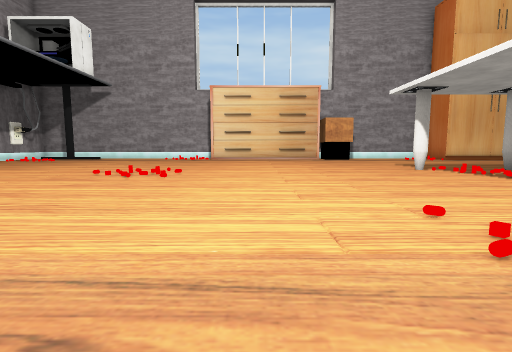
view 1 (above)

19 first-person views from a walk through a 3-D level made in the Unity game engine. The camera is 0.72 m above the floor, tilts 6° down and sees 85° across. The floor is counted in squares, 1 m on a side. Each view is taken from the middle of a square. On the plan, view 1 faces up. The plan holds only what a view shows up to about 10 squares ahead; the rest is blank. The place goes on beyond the plan. The player character is not drawn. Some surface patterns are stand-ins.

view 2
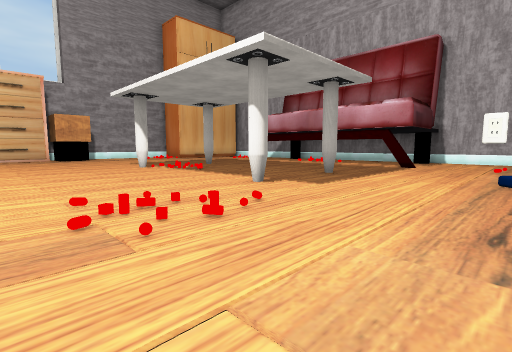

view 3
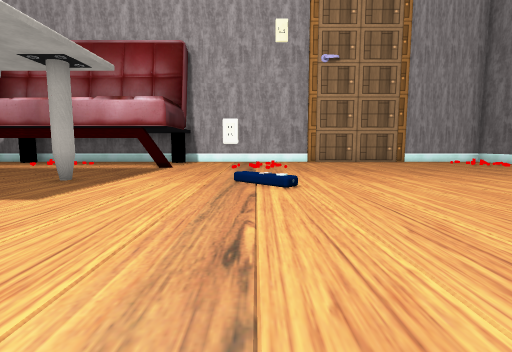

view 4
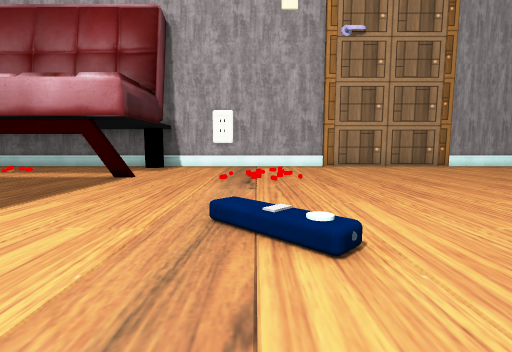

view 5
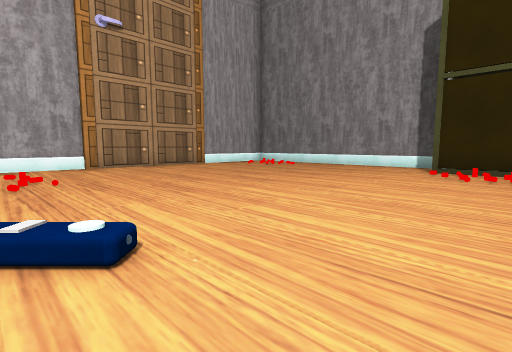

view 6
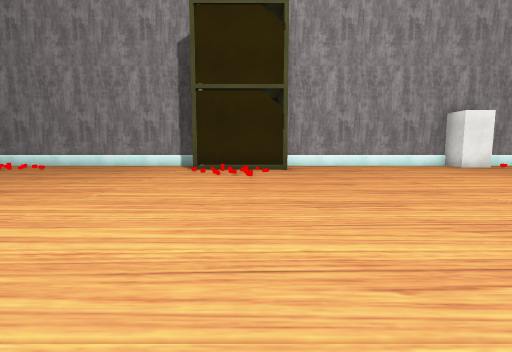

view 7
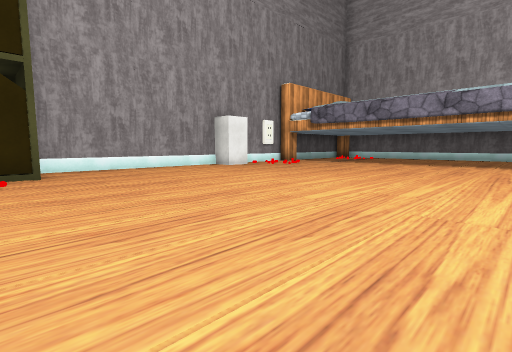

view 8
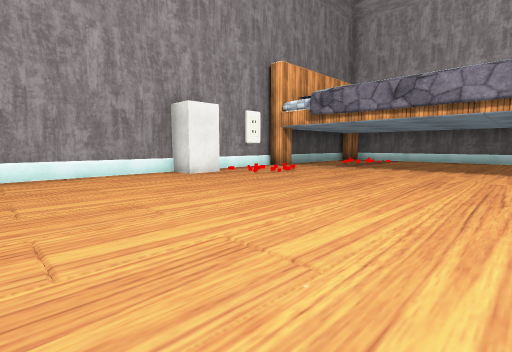

view 9
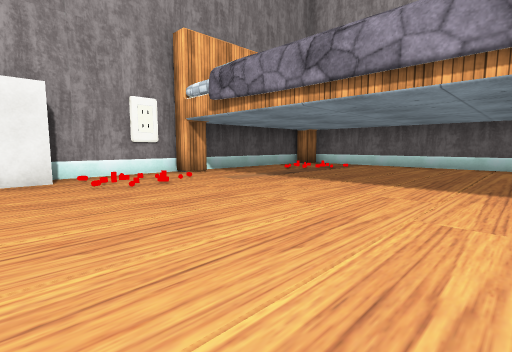

view 10
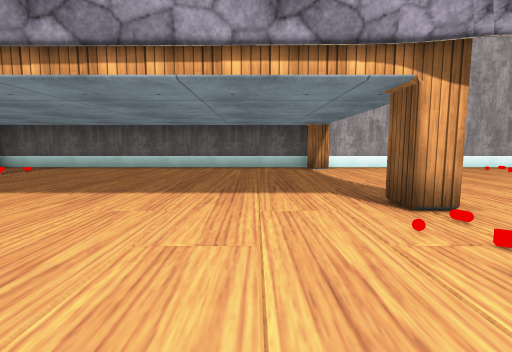

view 11
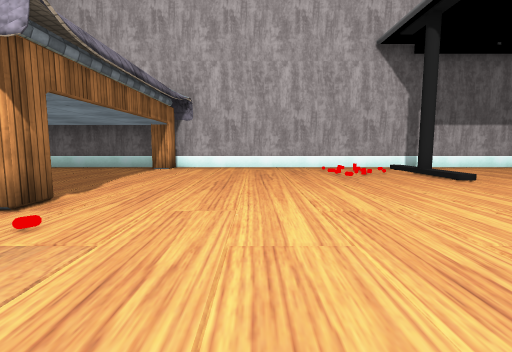

view 12
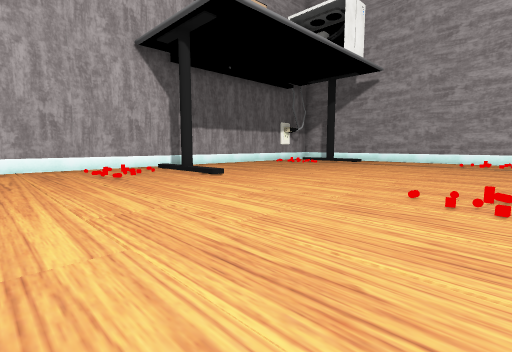

view 13
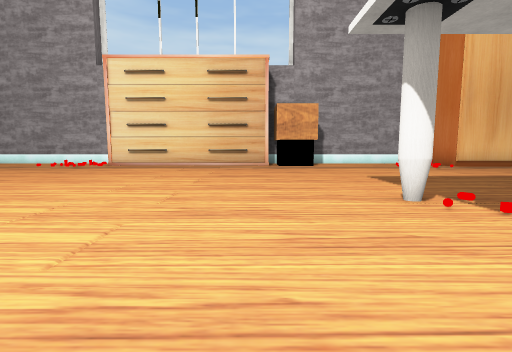

view 14
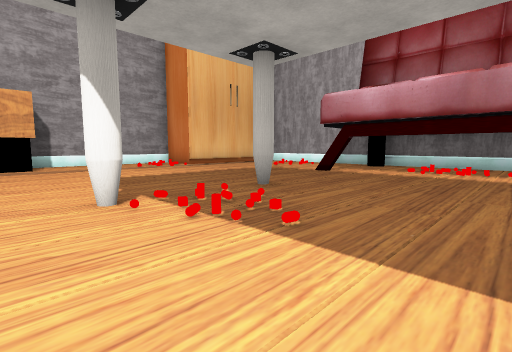

view 15
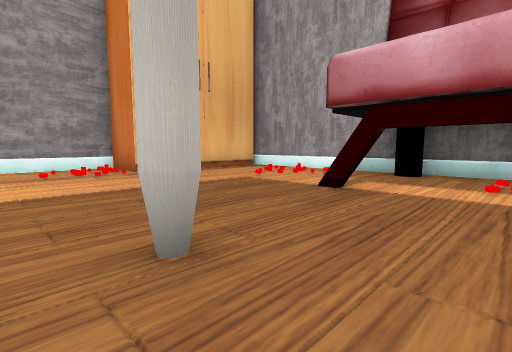

view 16
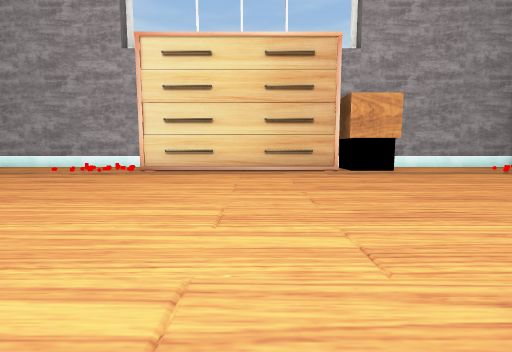

view 17
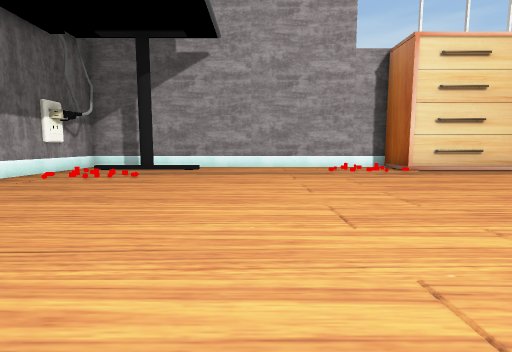

view 18
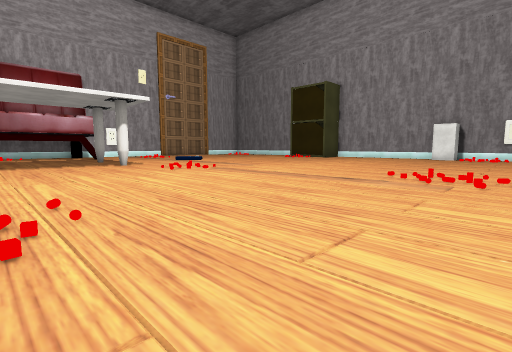

view 19
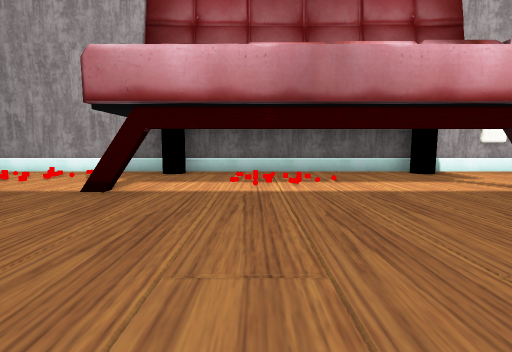

### Floor plan
Points are (right, up) in squares from view 1. A wall is a line through its corners. A room is listed if a view was taken in it or the views show most of it. See-through windows are left out.
Room 1 (views 1, 2, 3, 4, 5, 6, 7, 8, 9, 10, 11, 12, 13, 14, 15, 16, 17, 18, 19)
walls: (-6.8, 0.3) (-6, 0.3) (-6, -0.3) (-6.8, -0.3); (-12.5, 0.3) (-11.8, 0.3) (-11.8, -0.3) (-12.4, -0.3); (15.1, 0.5) (15.1, 14.5); (7.2, -11.4) (8.9, -11.4); (-6.8, -10.7) (-6, -10.7) (-6, -11.4) (3.9, -11.4); (-2.4, 16.9) (-12.8, 16.9) (-12.8, -11); (-8.9, -11.4) (-7.1, -11.4); (15.1, -8) (15.1, -1.4); (13.4, 14.9) (10.2, 14.9) (10.2, 16.9) (3.9, 16.9)
objects: other object (-11, -9); other object (-11, 6); other object (-11, 14); other object (-10, 7); other object (-10, 16); other object (-5, -11); other object (-4, -10); other object (-4, 0); other object (-4, 16); block (-3, -11) to (-2, -11); other object (-3, 7); other object (-2, 15) to (-1, 16); other object (2, 2); other object (2, 15) to (3, 16); other object (4, -11) to (7, -10); bin (4, 16) to (5, 16); other object (5, 3); other object (5, 9); other object (6, -9); other object (6, 7); other object (7, -1); other object (8, 3); other object (8, 9); other object (9, 15); other object (11, -1); other object (12, 2) to (12, 3); other object (12, 9); other object (13, -10); other object (13, 7); other object (14, 12); other object (15, 9)

Positions as (right, up) in squares from view 1, and headings:
1: (0, 0), facing up
2: (1, -1), facing up-right
3: (2, -1), facing right
4: (5, -1), facing right
5: (5, -1), facing down-right
6: (5, -1), facing down
7: (5, -2), facing down-left
8: (2, -4), facing down-left
9: (-2, -4), facing down-left
10: (-3, -2), facing left
11: (-3, 3), facing left
12: (-3, 3), facing up-left
13: (3, 5), facing up
14: (4, 5), facing up-right
15: (7, 7), facing up-right
16: (1, 7), facing up
17: (-7, 7), facing up
18: (-6, 7), facing down-right
19: (7, 7), facing right
